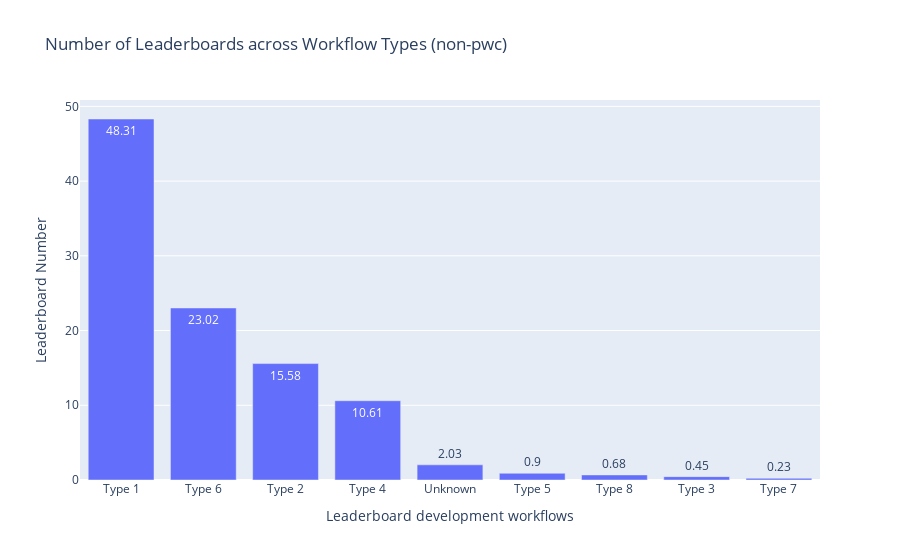

Here is the notebook cell this chart was saved with:
### Code cell
df = pd.read_csv(path_meta / 'leaderboard_processed.csv')
df['Leaderboard development workflows'] = df['Leaderboard development workflows'].apply(ast.literal_eval)

df = df[df['Leaderboard development workflows'].map(len) > 0]
df_workflow = df.explode('Leaderboard development workflows')
df_workflow = df_workflow.groupby('Leaderboard development workflows').size().reset_index(name='Frequency')
df_workflow['Leaderboard development workflows'] = df_workflow['Leaderboard development workflows'].apply(lambda x: f'Type {x}' if x != 'Unknown' else x)
df_workflow.sort_values(by='Frequency', ascending=False, inplace=True)
df_workflow['Weight'] = 1

print(f"{df_workflow['Leaderboard development workflows'].iloc[0]} is the most prevalent ({df_workflow['Frequency'].iloc[0]} out of {len(df)}) workflow type that accounts for {round(df_workflow['Frequency'].iloc[0]/len(df)*100,2)}%.")
df_pwc = df[df['Platforms'] == "['Papers With Code']"]
print(f'In {df_workflow["Leaderboard development workflows"].iloc[0]}, {round(len(df_pwc)/df_workflow["Frequency"].iloc[0]*100,2)}% ({len(df_pwc)} out of {df_workflow["Frequency"].iloc[0]}) of the leaderboards are hosted on Papers With Code.')
print(f"There are {round(df_workflow[df_workflow['Leaderboard development workflows'] == 'Unknown']['Frequency'].iloc[0]/(len(df)-len(df_pwc))*100,2)}% ({df_workflow[df_workflow['Leaderboard development workflows'] == 'Unknown']['Frequency'].iloc[0]} out of {len(df)-len(df_pwc)}) non-PWC leaderboards with unknown workflow types.")

statistics = {
    'Distribution': 'Leaderboards across Workflow Types',
    'Mean': np.mean(df_workflow['Frequency']),
    'Median': np.median(df_workflow['Frequency']),
    'IQR': df_workflow['Frequency'].quantile(0.75) - df_workflow['Frequency'].quantile(0.25),
    'Gini Coefficient': ineqpy.inequality.gini(data=df_workflow[df_workflow['Leaderboard development workflows'] != 'Unknown'], income='Frequency', weights='Weight'),
}
if os.path.exists(path_meta / 'leaderboard_statistics.csv'):
    df_statistics = pd.read_csv(path_meta / 'leaderboard_statistics.csv')
else:
    df_statistics = pd.DataFrame()
df_statistics = pd.concat([df_statistics, pd.DataFrame([statistics])], ignore_index=True)
df_statistics.drop_duplicates(subset=['Distribution'], keep='last', inplace=True)
df_statistics.sort_values(by='Distribution', inplace=True)
df_statistics.to_csv(path_meta / 'leaderboard_statistics.csv', index=False)

df_workflow['Ratio'] = round(df_workflow['Frequency'] / len(df) * 100, 2)
fig = px.bar(
    x=df_workflow['Leaderboard development workflows'], 
    y=df_workflow['Ratio'],
    text_auto=True,
    labels={'x': 'Leaderboard development workflows', 'y': 'Leaderboard Number'},
    title='Number of Leaderboards across Workflow Types (non-pwc)'
)
fig.show()

### Figure 1 — Plotly figure (JSON) as saved in the notebook; plotly's stock layout.template omitted (floating-point values rounded to 4 significant figures)
{"data": [{"alignmentgroup": "True", "hovertemplate": "Leaderboard development workflows=%{x}<br>Leaderboard Number=%{y}<extra></extra>", "legendgroup": "", "marker": {"color": "#636efa", "pattern": {"shape": ""}}, "name": "", "offsetgroup": "", "orientation": "v", "showlegend": false, "textposition": "auto", "texttemplate": "%{y}", "type": "bar", "x": ["Type 1", "Type 6", "Type 2", "Type 4", "Unknown", "Type 5", "Type 8", "Type 3", "Type 7"], "xaxis": "x", "y": [48.31, 23.02, 15.58, 10.61, 2.03, 0.9, 0.68, 0.45, 0.23], "yaxis": "y"}], "layout": {"barmode": "relative", "legend": {"tracegroupgap": 0}, "title": {"text": "Number of Leaderboards across Workflow Types (non-pwc)"}, "xaxis": {"anchor": "y", "domain": [0, 1], "title": {"text": "Leaderboard development workflows"}}, "yaxis": {"anchor": "x", "domain": [0, 1], "title": {"text": "Leaderboard Number"}}}}
